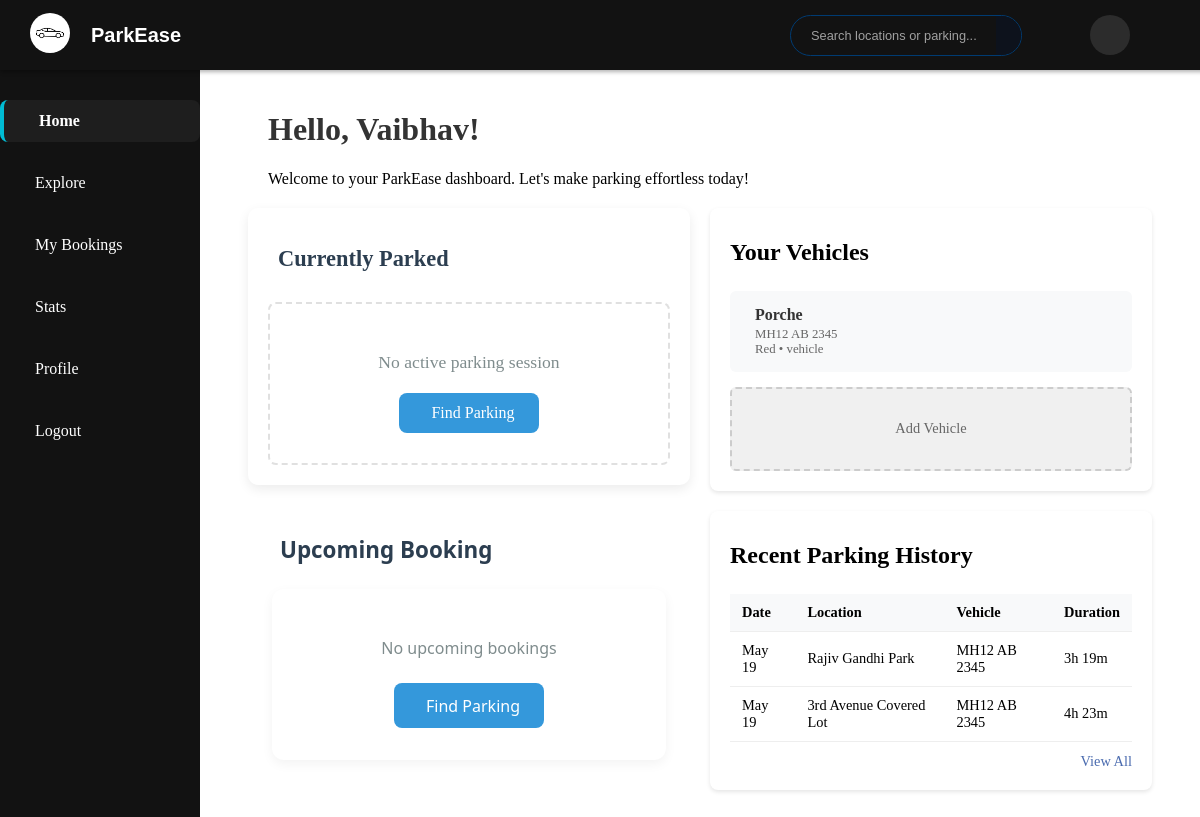
The page /user/dashboard (signed in) on the database as committed earlier.
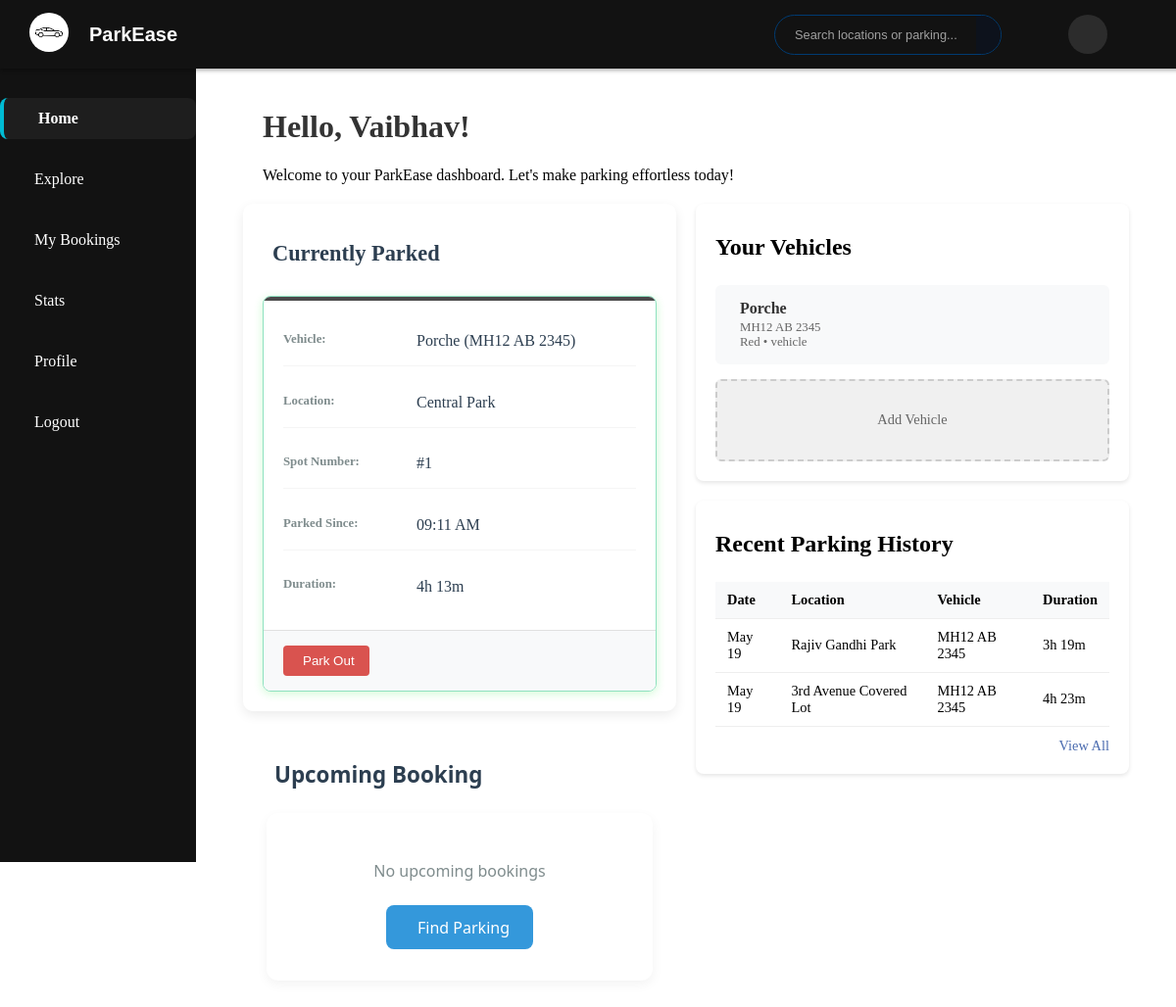
The same page on the database as committed later.
### model.py (models this page shows, shortened)
class Vehicle(db.Model):
    id = db.Column(db.Integer, primary_key=True)
    vehicle_name = db.Column(db.String(100))
    vehicle_nickname = db.Column(db.String(100))
    license_plate = db.Column(db.String(20), unique=True, nullable=False)
    vehicle_image = db.Column(db.String)
    color = db.Column(db.String(50))
    user_id = db.Column(db.Integer, db.ForeignKey('user.id'), nullable=False)
    reservations = db.relationship('Reservation', back_populates='vehicle', lazy=True)

class ParkingLot(db.Model):
    id = db.Column(db.Integer, primary_key=True)
    prime_location_name = db.Column(db.String(100))
    price_per_hour = db.Column(db.Float)
    max_parking_spots = db.Column(db.Integer, nullable=False)
    available_spots = db.Column(db.Integer, nullable=False)
    available_from = db.Column(db.Time)
    available_to = db.Column(db.Time)
    is_active = db.Column(db.Boolean, default=True)
    image_url = db.Column(db.String)
    admin_notes = db.Column(db.Text)
    location_id = db.Column(db.Integer, db.ForeignKey('location.id'), nullable=False)
    spots = db.relationship('ParkingSpot', backref='lot', cascade='all, delete-orphan', lazy=True)

class ParkingSpot(db.Model):
    id = db.Column(db.Integer, primary_key=True)
    lot_id = db.Column(db.Integer, db.ForeignKey('parking_lot.id'))
    spot_number = db.Column(db.Integer, nullable=False)
    status = db.Column(db.String(1), default='A')  # A = Available, O = Occupied

class Reservation(db.Model):
    id = db.Column(db.Integer, primary_key=True)
    booking_id = db.Column(db.String(50), unique=True, nullable=False)
    booking_timestamp = db.Column(db.DateTime, default=datetime.utcnow)
    lot_id = db.Column(db.Integer, db.ForeignKey('parking_lot.id'), nullable=False)
    spot_id = db.Column(db.Integer, db.ForeignKey('parking_spot.id'))
    user_id = db.Column(db.Integer, db.ForeignKey('user.id'))
    vehicle_id = db.Column(db.Integer, db.ForeignKey('vehicle.id'))
    expected_arrival = db.Column(db.DateTime, nullable=False)
    expected_departure = db.Column(db.DateTime, nullable=False)
    parking_timestamp = db.Column(db.DateTime)
    leaving_timestamp = db.Column(db.DateTime)
    parking_cost = db.Column(db.Float)
    status = db.Column(db.String(20), default='Pending')
    cancellation_reason = db.Column(db.String(200))
    lot = db.relationship('ParkingLot')
    spot = db.relationship('ParkingSpot', backref=db.backref('reservations', lazy='dynamic'))
    user = db.relationship('User', overlaps="reservations,user_ref")
    vehicle = db.relationship('Vehicle')

### routes/user_routes.py (the view)
@user_bp.route('/dashboard')
@login_required
def dashboard():
    now = datetime.now()
    current_parking = Reservation.query.filter_by(
        user_id=current_user.id,
        leaving_timestamp=None,
        status="Parked"
    ).first()
    now_utc = datetime.now(utc)
    scheduled_upnext = Reservation.query.filter(
        Reservation.user_id == current_user.id,
        Reservation.status == "Confirmed",
        Reservation.parking_timestamp == None,
        Reservation.leaving_timestamp == None,
        Reservation.expected_arrival > now_utc
    ).order_by(Reservation.expected_arrival.asc()).first()
    parking_history = Reservation.query.filter_by(
        user_id=current_user.id
    ).filter(
        Reservation.leaving_timestamp.isnot(None)
    ).order_by(
        Reservation.parking_timestamp.desc()
    ).limit(5).all()
    user = current_user
    milestones = 5
    completed = 0
    if user.firstname and user.lastname:
        completed += 1
    if user.gender:
        completed += 1
    if user.phone:
        completed += 1
    if user.address and user.pin:
        completed += 1
    if user.vehicles and len(user.vehicles) > 0:
        completed += 1
    profile_completion = int((completed / milestones) * 100)
    return render_template(
        'user/dashboard.html',
        current_parking=current_parking,
        scheduled_upnext=scheduled_upnext,
        parking_history=parking_history,
        profile_completion=profile_completion,
        user=user,
        calculate_duration=calculate_duration
    )

### app.py (called while the page is built)
@login_manager.user_loader
def load_user(user_id):
    user = User.query.get(user_id)
    return user

### utils.py (called while the page is built)
def calculate_duration(start_time):
    now = datetime.now()
    delta = now - start_time
    total_minutes = delta.total_seconds() // 60
    hours = int(total_minutes // 60)
    minutes = int(total_minutes % 60)
    return f"{hours}h {minutes}m"

### templates/user/dashboard.html (shortened to what the changed rows need)
{% extends 'user/udash_base.html' %}
{% block body %}
{% block content %}
<div class="user-dashboard">
    <div class="user-greeting">
        <h1>Hello, {{ current_user.firstname if current_user.firstname else 'Parker' }}!</h1>
    </div>
<div class="dashboard-grid">
    <div class="left-panel">
        <div class="current-parking-section">
            <h2> Currently Parked</h2>
            {% if current_parking %}
            <div class="parking-card">
                <div class="parking-info">
                    <div class="info-row">
                        <span class="label">Vehicle:</span>
                        <span class="value">{{ current_parking.vehicle.vehicle_name }} ({{
                            current_parking.vehicle.license_plate }})</span>
                    </div>
                    <div class="info-row">
                        <span class="label">Location:</span>
                        <span class="value">{{ current_parking.spot.lot.prime_location_name }}</span>
                    </div>
                    <div class="info-row">
                        <span class="label">Spot Number:</span>
                        <span class="value">#{{ current_parking.spot.spot_number }}</span>
                    </div>
                    <div class="info-row">
                        <span class="label">Parked Since:</span>
                        <span class="value">{{ current_parking.parking_timestamp.strftime('%I:%M %p') }}</span>
                    </div>
                    <div class="info-row">
                        <span class="label">Duration:</span>
                        <span class="value">{{ calculate_duration(current_parking.parking_timestamp) }}</span>
                    </div>
                </div>
                <div class="parking-actions">
                    <form action="{{ url_for('user.park_out', reservation_id=current_parking.id) }}" method="POST">
                        <button type="submit" class="park-out-btn">
                             Park Out
                        </button>
                    </form>
                </div>
            </div>
            {% else %}
            <div class="no-parking">
                <p>No active parking session</p>
                <a href="{{url_for('user.locations')}}" class="find-parking-btn">
                     Find Parking
                </a>
            </div>
            {% endif %}
        </div>
        <div class="upcoming-booking">
            <h2 class="section-title">
                Upcoming Booking
            </h2>
        </div>
    </div>
    <div class="right-column">
        <div class="vehicles-section">
            <h2> Your Vehicles</h2>
            <div class="vehicle-cards">
                {% for vehicle in current_user.vehicles %}
                <div class="vehicle-card">
                    <div class="vehicle-info">
                        <h3>{{ vehicle.vehicle_name or 'My Vehicle' }}</h3>
                        <p>{{ vehicle.license_plate }}</p>
                        <p>{{ vehicle.color }} • {{ vehicle.vehicle_type or 'vehicle' }}</p>
                    </div>
                </div>
                {% endfor %}
            </div>
        </div>
        <div class="history-section">
            <h2> Recent Parking History</h2>
            <div class="history-table">
                {% if parking_history %}
                <table>
                    <thead>
                        <tr>
                            <th>Date</th>
                            <th>Location</th>
                            <th>Vehicle</th>
                            <th>Duration</th>
                        </tr>
                    </thead>
                </table>
                {% else %}
                <p class="no-history">No parking history found</p>
                {% endif %}
            </div>
        </div>
    </div>
</div>
</div>
{% endblock %}
{% endblock %}

Rows that differ between the two databases and show on the page:
shown differently, row unchanged: Vehicle "Porche": vehicle.vehicle_name (not shown) → "Porche"; vehicle.license_plate (not shown) → "MH12 AB 2345"
now on this page (row edited): ParkingLot: spot.lot.prime_location_name "Central Park"
now on this page (row edited): ParkingSpot: spot.spot_number "1"
added Reservation: parking_timestamp "09:11 AM", parking_timestamp "4h 13m"
Other text that changed with them:
text no longer shown: "No active parking session Find Parking"
text now shown: "Vehicle: ( ) Location: Spot Number: # Parked Since: Duration: Park Out"
